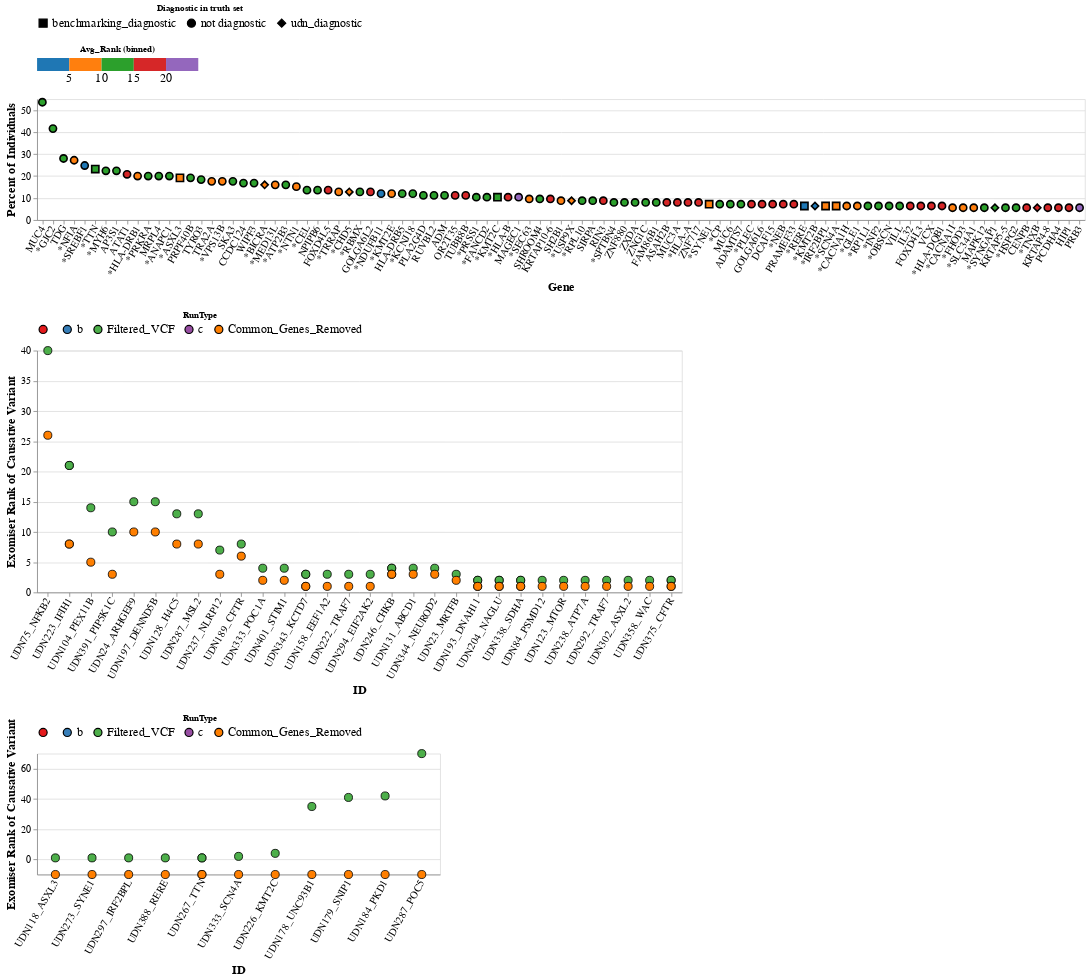

Notebook code cell kept with this figure:
### Code cell
left_panel= alt.vconcat(frequent_genes, changed, lost).resolve_scale(color='independent')

alt.hconcat(left_panel).resolve_scale(color='independent').resolve_scale(color='independent').configure_legend(labelLimit=0, labelFontSize=15, labelFont='arial').configure_axis(
    labelFontSize=13,
    titleFontSize=15,
    labelFont='arial').configure_scale(
    bandPaddingInner=0.9

)

### Figure 1 — Vega-Lite specification as saved in the notebook (floating-point values rounded to 4 significant figures)
{"config": {"view": {"continuousWidth": 300, "continuousHeight": 300}, "axis": {"labelFont": "arial", "labelFontSize": 13, "titleFontSize": 15}, "legend": {"labelFont": "arial", "labelFontSize": 15, "labelLimit": 0}, "scale": {"bandPaddingInner": 0.9}}, "hconcat": [{"vconcat": [{"layer": [{"mark": {"type": "point", "filled": true, "opacity": 1, "stroke": "black"}, "encoding": {"color": {"bin": {"anchor": 30, "nice": true, "step": 5}, "field": "Avg_Rank", "legend": {"direction": "horizontal", "orient": "top", "titleAnchor": "middle"}, "scale": {"scheme": "category10"}, "type": "quantitative"}, "shape": {"field": "Diagnostic", "legend": {"direction": "horizontal", "orient": "top", "titleAnchor": "middle"}, "scale": {"range": ["square", "circle", "diamond"]}, "title": "Diagnostic in truth set", "type": "nominal"}, "size": {"value": 80}, "tooltip": [{"field": "Gene", "type": "nominal"}, {"field": "Count", "type": "quantitative"}, {"field": "Avg_Rank", "type": "quantitative"}, {"field": "percent", "type": "quantitative"}], "x": {"axis": {"labelAngle": -60}, "field": "Gene", "sort": ["MUC4", "*GJC2", "TDG", "*NFIA", "*SREBF1", "*TTN", "*MYH6", "AP3S1", "ATAT1", "*HLA-DRB1", "*PRKRA", "MRPL4", "*ANAPC1", "*ASXL3", "PRPF40B", "TYRO3", "TRA2A", "*VPS13B", "SKA3", "CCDC124", "WIPF3", "*BICRA", "*MED13L", "*ATP2B3", "*NTN1", "*CEL", "NPIPB6", "FOXD4L5", "*TRRAP", "*CHD5", "*RBMX", "GOLGA6L2", "*NDUFB11", "*KMT2E", "HLA-DRB5", "*KCNJ18", "PLA2G4D", "RUVBL2", "ADM", "OR2T35", "TUBB8B", "*PRSS1", "*FANCD2", "*KMT2C", "*HLA-B", "MAGEC1", "*SEC63", "SHROOM4", "KRTAP10-6", "SH2B1", "*USP9X", "*RPL10", "SIRPA", "RIN3", "*SPTBN4", "ZNF880", "ZXDA", "ZNG1C", "FAM86B1", "ASAH2B", "MUC3A", "*HLA-A", "ZNF717", "*SYNE1", "*CP", "MUC6", "ADAMTS7", "*PLEC", "GOLGA6L6", "DCAF15", "*NEB", "PRAMEF33", "*RERE", "*KMT2B", "*IRF2BPL", "*SCN4A", "*CACNA1H", "*GLE1", "*RP1L1", "*INF2", "*OBSCN", "VILL", "IL32", "FOXD4L3", "VCX", "*HLA-DQB1", "*CACNA1I", "*FHOD3", "*SLC34A1", "MAPK12", "*SYNGAP1", "KRTAP5-5", "*HSPG2", "CENPB", "*TNXB", "KRTAP4-8", "PCDHA4", "HIP1", "PRB3"], "type": "nominal"}, "y": {"field": "percent", "title": "Percent of Individuals", "type": "quantitative"}}}], "data": {"name": "data-bfcb58a1758e6a3858953cac1036f61c"}, "height": 150, "resolve": {"scale": {"color": "independent"}}, "width": 1300}, {"data": {"name": "data-cb2f5c1a56e8ce052aeb3d5e6991a31c"}, "mark": {"type": "circle", "filled": true, "opacity": 1, "size": 100, "stroke": "black", "strokeWidth": 1}, "encoding": {"color": {"field": "RunType", "legend": {"direction": "horizontal", "orient": "top", "titleAnchor": "middle"}, "scale": {"domain": ["", "b", "Filtered_VCF", "c", "Common_Genes_Removed"], "scheme": "set1"}, "sort": ["Common_Genes_Removed", "Filtered"], "type": "nominal"}, "tooltip": [{"field": "RunType", "type": "nominal"}, {"field": "ID", "type": "nominal"}, {"field": "Rank", "type": "quantitative"}, {"field": "Diff", "type": "quantitative"}], "x": {"axis": {"labelAngle": -60}, "field": "ID", "sort": ["UDN75_NFKB2", "UDN75_NFKB2", "UDN223_IFIH1", "UDN223_IFIH1", "UDN223_IFIH1", "UDN223_IFIH1", "UDN104_PEX11B", "UDN104_PEX11B", "UDN391_PIP5K1C", "UDN391_PIP5K1C", "UDN24_ARHGEF9", "UDN197_DENND5B", "UDN128_H4C5", "UDN287_MSL2", "UDN24_ARHGEF9", "UDN197_DENND5B", "UDN128_H4C5", "UDN287_MSL2", "UDN237_NLRP12", "UDN237_NLRP12", "UDN189_CFTR", "UDN189_CFTR", "UDN333_POC1A", "UDN401_STIM1", "UDN343_KCTD7", "UDN343_KCTD7", "UDN158_EEF1A2", "UDN222_TRAF7", "UDN294_EIF2AK2", "UDN333_POC1A", "UDN401_STIM1", "UDN343_KCTD7", "UDN343_KCTD7", "UDN158_EEF1A2", "UDN222_TRAF7", "UDN294_EIF2AK2", "UDN246_CHKB", "UDN246_CHKB", "UDN131_ABCD1", "UDN344_NEUROD2", "UDN246_CHKB", "UDN246_CHKB", "UDN131_ABCD1", "UDN344_NEUROD2", "UDN23_MRTFB", "UDN193_DNAH11", "UDN193_DNAH11", "UDN204_NAGLU", "UDN204_NAGLU", "UDN338_SDHA", "UDN338_SDHA", "UDN84_PSMD12", "UDN123_MTOR", "UDN238_ATP7A", "UDN292_TRAF7", "UDN302_ASXL2", "UDN358_WAC", "UDN375_CFTR", "UDN375_CFTR", "UDN23_MRTFB", "UDN193_DNAH11", "UDN193_DNAH11", "UDN204_NAGLU", "UDN204_NAGLU", "UDN338_SDHA", "UDN338_SDHA", "UDN84_PSMD12", "UDN123_MTOR", "UDN238_ATP7A", "UDN292_TRAF7", "UDN302_ASXL2", "UDN358_WAC", "UDN375_CFTR", "UDN375_CFTR"], "type": "nominal"}, "y": {"field": "Rank", "title": "Exomiser Rank of Causative Variant", "type": "quantitative"}}, "height": 300, "width": 800}, {"data": {"name": "data-4a563342bcd89c334c4219379e6e8aca"}, "mark": {"type": "circle", "filled": true, "opacity": 1, "size": 100, "stroke": "black", "strokeWidth": 1}, "encoding": {"color": {"field": "RunType", "legend": {"direction": "horizontal", "orient": "top", "titleAnchor": "middle"}, "scale": {"domain": ["", "b", "Filtered_VCF", "c", "Common_Genes_Removed"], "scheme": "set1"}, "sort": ["Common_Genes_Removed", "Filtered"], "type": "nominal"}, "tooltip": [{"field": "RunType", "type": "nominal"}, {"field": "ID", "type": "nominal"}, {"field": "Rank", "type": "quantitative"}, {"field": "Diff", "type": "quantitative"}], "x": {"axis": {"labelAngle": -60}, "field": "ID", "sort": ["UDN118_ASXL3", "UDN118_ASXL3", "UDN273_SYNE1", "UDN273_SYNE1", "UDN297_IRF2BPL", "UDN297_IRF2BPL", "UDN388_RERE", "UDN388_RERE", "UDN267_TTN", "UDN267_TTN", "UDN267_TTN", "UDN267_TTN", "UDN333_SCN4A", "UDN333_SCN4A", "UDN226_KMT2C", "UDN226_KMT2C", "UDN178_UNC93B1", "UDN178_UNC93B1", "UDN179_SNIP1", "UDN179_SNIP1", "UDN184_PKD1", "UDN184_PKD1", "UDN287_POC5", "UDN287_POC5"], "type": "nominal"}, "y": {"field": "Rank", "title": "Exomiser Rank of Causative Variant", "type": "quantitative"}}, "height": 150, "width": 500}], "resolve": {"scale": {"color": "independent"}}}], "resolve": {"scale": {"color": "independent"}}, "$schema": "https://vega.github.io/schema/vega-lite/v5.17.0.json", "datasets": {"data-bfcb58a1758e6a3858953cac1036f61c": [{"Gene": "MUC4", "Count": 67, "Avg_Rank": 14, "Diagnostic": "not diagnostic", "percent": 53.6}, {"Gene": "*GJC2", "Count": 52, "Avg_Rank": 10, "Diagnostic": "not diagnostic", "percent": 41.6}, {"Gene": "TDG", "Count": 35, "Avg_Rank": 12, "Diagnostic": "not diagnostic", "percent": 28.0}, {"Gene": "*NFIA", "Count": 34, "Avg_Rank": 6, "Diagnostic": "not diagnostic", "percent": 27.2}, {"Gene": "*SREBF1", "Count": 31, "Avg_Rank": 4, "Diagnostic": "not diagnostic", "percent": 24.8}, {"Gene": "*TTN", "Count": 29, "Avg_Rank": 11, "Diagnostic": "benchmarking_diagnostic", "percent": 23.2}, {"Gene": "*MYH6", "Count": 28, "Avg_Rank": 10, "Diagnostic": "not diagnostic", "percent": 22.4}, {"Gene": "AP3S1", "Count": 28, "Avg_Rank": 13, "Diagnostic": "not diagnostic", "percent": 22.4}, {"Gene": "ATAT1", "Count": 26, "Avg_Rank": 15, "Diagnostic": "not diagnostic", "percent": 20.8}, {"Gene": "*HLA-DRB1", "Count": 25, "Avg_Rank": 9, "Diagnostic": "not diagnostic", "percent": 20.0}, {"Gene": "*PRKRA", "Count": 25, "Avg_Rank": 11, "Diagnostic": "not diagnostic", "percent": 20.0}, {"Gene": "MRPL4", "Count": 25, "Avg_Rank": 12, "Diagnostic": "not diagnostic", "percent": 20.0}, {"Gene": "*ANAPC1", "Count": 25, "Avg_Rank": 12, "Diagnostic": "not diagnostic", "percent": 20.0}, {"Gene": "*ASXL3", "Count": 24, "Avg_Rank": 6, "Diagnostic": "benchmarking_diagnostic", "percent": 19.2}, {"Gene": "PRPF40B", "Count": 24, "Avg_Rank": 13, "Diagnostic": "not diagnostic", "percent": 19.2}, {"Gene": "TYRO3", "Count": 23, "Avg_Rank": 14, "Diagnostic": "not diagnostic", "percent": 18.4}, {"Gene": "TRA2A", "Count": 22, "Avg_Rank": 8, "Diagnostic": "not diagnostic", "percent": 17.6}, {"Gene": "*VPS13B", "Count": 22, "Avg_Rank": 9, "Diagnostic": "not diagnostic", "percent": 17.6}, {"Gene": "SKA3", "Count": 22, "Avg_Rank": 13, "Diagnostic": "not diagnostic", "percent": 17.6}, {"Gene": "CCDC124", "Count": 21, "Avg_Rank": 11, "Diagnostic": "not diagnostic", "percent": 16.8}, {"Gene": "WIPF3", "Count": 21, "Avg_Rank": 12, "Diagnostic": "not diagnostic", "percent": 16.8}, {"Gene": "*BICRA", "Count": 20, "Avg_Rank": 5, "Diagnostic": "udn_diagnostic", "percent": 16.0}, {"Gene": "*MED13L", "Count": 20, "Avg_Rank": 6, "Diagnostic": "not diagnostic", "percent": 16.0}, {"Gene": "*ATP2B3", "Count": 20, "Avg_Rank": 11, "Diagnostic": "not diagnostic", "percent": 16.0}, {"Gene": "*NTN1", "Count": 19, "Avg_Rank": 8, "Diagnostic": "not diagnostic", "percent": 15.2}, {"Gene": "*CEL", "Count": 17, "Avg_Rank": 11, "Diagnostic": "not diagnostic", "percent": 13.6}, {"Gene": "NPIPB6", "Count": 17, "Avg_Rank": 14, "Diagnostic": "not diagnostic", "percent": 13.6}, {"Gene": "FOXD4L5", "Count": 17, "Avg_Rank": 15, "Diagnostic": "not diagnostic", "percent": 13.6}, {"Gene": "*TRRAP", "Count": 16, "Avg_Rank": 6, "Diagnostic": "not diagnostic", "percent": 12.8}, {"Gene": "*CHD5", "Count": 16, "Avg_Rank": 7, "Diagnostic": "udn_diagnostic", "percent": 12.8}, {"Gene": "*RBMX", "Count": 16, "Avg_Rank": 11, "Diagnostic": "not diagnostic", "percent": 12.8}, {"Gene": "GOLGA6L2", "Count": 16, "Avg_Rank": 19, "Diagnostic": "not diagnostic", "percent": 12.8}, {"Gene": "*NDUFB11", "Count": 15, "Avg_Rank": 4, "Diagnostic": "not diagnostic", "percent": 12.0}, {"Gene": "*KMT2E", "Count": 15, "Avg_Rank": 6, "Diagnostic": "not diagnostic", "percent": 12.0}, {"Gene": "HLA-DRB5", "Count": 15, "Avg_Rank": 13, "Diagnostic": "not diagnostic", "percent": 12.0}, {"Gene": "*KCNJ18", "Count": 15, "Avg_Rank": 14, "Diagnostic": "not diagnostic", "percent": 12.0}, {"Gene": "PLA2G4D", "Count": 14, "Avg_Rank": 12, "Diagnostic": "not diagnostic", "percent": 11.2}, {"Gene": "RUVBL2", "Count": 14, "Avg_Rank": 13, "Diagnostic": "not diagnostic", "percent": 11.2}, {"Gene": "ADM", "Count": 14, "Avg_Rank": 14, "Diagnostic": "not diagnostic", "percent": 11.2}, {"Gene": "OR2T35", "Count": 14, "Avg_Rank": 15, "Diagnostic": "not diagnostic", "percent": 11.2}, {"Gene": "TUBB8B", "Count": 14, "Avg_Rank": 16, "Diagnostic": "not diagnostic", "percent": 11.2}, {"Gene": "*PRSS1", "Count": 13, "Avg_Rank": 10, "Diagnostic": "not diagnostic", "percent": 10.4}, {"Gene": "*FANCD2", "Count": 13, "Avg_Rank": 11, "Diagnostic": "not diagnostic", "percent": 10.4}, {"Gene": "*KMT2C", "Count": 13, "Avg_Rank": 11, "Diagnostic": "benchmarking_diagnostic", "percent": 10.4}, {"Gene": "*HLA-B", "Count": 13, "Avg_Rank": 16, "Diagnostic": "not diagnostic", "percent": 10.4}, {"Gene": "MAGEC1", "Count": 13, "Avg_Rank": 20, "Diagnostic": "not diagnostic", "percent": 10.4}, {"Gene": "*SEC63", "Count": 12, "Avg_Rank": 9, "Diagnostic": "not diagnostic", "percent": 9.6}, {"Gene": "SHROOM4", "Count": 12, "Avg_Rank": 10, "Diagnostic": "not diagnostic", "percent": 9.6}, {"Gene": "KRTAP10-6", "Count": 12, "Avg_Rank": 15, "Diagnostic": "not diagnostic", "percent": 9.6}, {"Gene": "SH2B1", "Count": 11, "Avg_Rank": 5, "Diagnostic": "not diagnostic", "percent": 8.8}, {"Gene": "*USP9X", "Count": 11, "Avg_Rank": 7, "Diagnostic": "udn_diagnostic", "percent": 8.8}, {"Gene": "*RPL10", "Count": 11, "Avg_Rank": 10, "Diagnostic": "not diagnostic", "percent": 8.8}, {"Gene": "SIRPA", "Count": 11, "Avg_Rank": 13, "Diagnostic": "not diagnostic", "percent": 8.8}, {"Gene": "RIN3", "Count": 11, "Avg_Rank": 17, "Diagnostic": "not diagnostic", "percent": 8.8}, {"Gene": "*SPTBN4", "Count": 10, "Avg_Rank": 10, "Diagnostic": "not diagnostic", "percent": 8.0}, {"Gene": "ZNF880", "Count": 10, "Avg_Rank": 11, "Diagnostic": "not diagnostic", "percent": 8.0}, {"Gene": "ZXDA", "Count": 10, "Avg_Rank": 13, "Diagnostic": "not diagnostic", "percent": 8.0}, {"Gene": "ZNG1C", "Count": 10, "Avg_Rank": 14, "Diagnostic": "not diagnostic", "percent": 8.0}, {"Gene": "FAM86B1", "Count": 10, "Avg_Rank": 14, "Diagnostic": "not diagnostic", "percent": 8.0}, {"Gene": "ASAH2B", "Count": 10, "Avg_Rank": 15, "Diagnostic": "not diagnostic", "percent": 8.0}, {"Gene": "MUC3A", "Count": 10, "Avg_Rank": 16, "Diagnostic": "not diagnostic", "percent": 8.0}, {"Gene": "*HLA-A", "Count": 10, "Avg_Rank": 16, "Diagnostic": "not diagnostic", "percent": 8.0}, {"Gene": "ZNF717", "Count": 10, "Avg_Rank": 18, "Diagnostic": "not diagnostic", "percent": 8.0}, {"Gene": "*SYNE1", "Count": 9, "Avg_Rank": 7, "Diagnostic": "benchmarking_diagnostic", "percent": 7.2}, {"Gene": "*CP", "Count": 9, "Avg_Rank": 11, "Diagnostic": "not diagnostic", "percent": 7.2}, {"Gene": "MUC6", "Count": 9, "Avg_Rank": 12, "Diagnostic": "not diagnostic", "percent": 7.2}, {"Gene": "ADAMTS7", "Count": 9, "Avg_Rank": 13, "Diagnostic": "not diagnostic", "percent": 7.2}, {"Gene": "*PLEC", "Count": 9, "Avg_Rank": 16, "Diagnostic": "not diagnostic", "percent": 7.2}, {"Gene": "GOLGA6L6", "Count": 9, "Avg_Rank": 16, "Diagnostic": "not diagnostic", "percent": 7.2}, {"Gene": "DCAF15", "Count": 9, "Avg_Rank": 17, "Diagnostic": "not diagnostic", "percent": 7.2}, {"Gene": "*NEB", "Count": 9, "Avg_Rank": 17, "Diagnostic": "not diagnostic", "percent": 7.2}, {"Gene": "PRAMEF33", "Count": 9, "Avg_Rank": 18, "Diagnostic": "not diagnostic", "percent": 7.2}, {"Gene": "*RERE", "Count": 8, "Avg_Rank": 2, "Diagnostic": "benchmarking_diagnostic", "percent": 6.4}, {"Gene": "*KMT2B", "Count": 8, "Avg_Rank": 3, "Diagnostic": "udn_diagnostic", "percent": 6.4}, {"Gene": "*IRF2BPL", "Count": 8, "Avg_Rank": 5, "Diagnostic": "benchmarking_diagnostic", "percent": 6.4}, {"Gene": "*SCN4A", "Count": 8, "Avg_Rank": 7, "Diagnostic": "benchmarking_diagnostic", "percent": 6.4}, {"Gene": "*CACNA1H", "Count": 8, "Avg_Rank": 7, "Diagnostic": "not diagnostic", "percent": 6.4}, {"Gene": "*GLE1", "Count": 8, "Avg_Rank": 8, "Diagnostic": "not diagnostic", "percent": 6.4}, {"Gene": "*RP1L1", "Count": 8, "Avg_Rank": 11, "Diagnostic": "not diagnostic", "percent": 6.4}, {"Gene": "*INF2", "Count": 8, "Avg_Rank": 11, "Diagnostic": "not diagnostic", "percent": 6.4}, {"Gene": "*OBSCN", "Count": 8, "Avg_Rank": 12, "Diagnostic": "not diagnostic", "percent": 6.4}, {"Gene": "VILL", "Count": 8, "Avg_Rank": 12, "Diagnostic": "not diagnostic", "percent": 6.4}, {"Gene": "IL32", "Count": 8, "Avg_Rank": 17, "Diagnostic": "not diagnostic", "percent": 6.4}, {"Gene": "FOXD4L3", "Count": 8, "Avg_Rank": 18, "Diagnostic": "not diagnostic", "percent": 6.4}, {"Gene": "VCX", "Count": 8, "Avg_Rank": 18, "Diagnostic": "not diagnostic", "percent": 6.4}, {"Gene": "*HLA-DQB1", "Count": 8, "Avg_Rank": 19, "Diagnostic": "not diagnostic", "percent": 6.4}, {"Gene": "*CACNA1I", "Count": 7, "Avg_Rank": 8, "Diagnostic": "not diagnostic", "percent": 5.6}, {"Gene": "*FHOD3", "Count": 7, "Avg_Rank": 9, "Diagnostic": "not diagnostic", "percent": 5.6}, {"Gene": "*SLC34A1", "Count": 7, "Avg_Rank": 9, "Diagnostic": "not diagnostic", "percent": 5.6}, {"Gene": "MAPK12", "Count": 7, "Avg_Rank": 10, "Diagnostic": "not diagnostic", "percent": 5.6}, {"Gene": "*SYNGAP1", "Count": 7, "Avg_Rank": 11, "Diagnostic": "udn_diagnostic", "percent": 5.6}, {"Gene": "KRTAP5-5", "Count": 7, "Avg_Rank": 12, "Diagnostic": "not diagnostic", "percent": 5.6}, {"Gene": "*HSPG2", "Count": 7, "Avg_Rank": 14, "Diagnostic": "not diagnostic", "percent": 5.6}, {"Gene": "CENPB", "Count": 7, "Avg_Rank": 15, "Diagnostic": "not diagnostic", "percent": 5.6}, {"Gene": "*TNXB", "Count": 7, "Avg_Rank": 17, "Diagnostic": "udn_diagnostic", "percent": 5.6}, {"Gene": "KRTAP4-8", "Count": 7, "Avg_Rank": 17, "Diagnostic": "not diagnostic", "percent": 5.6}, {"Gene": "PCDHA4", "Count": 7, "Avg_Rank": 18, "Diagnostic": "not diagnostic", "percent": 5.6}, {"Gene": "HIP1", "Count": 7, "Avg_Rank": 18, "Diagnostic": "not diagnostic", "percent": 5.6}, {"Gene": "PRB3", "Count": 7, "Avg_Rank": 22, "Diagnostic": "not diagnostic", "percent": 5.6}], "data-cb2f5c1a56e8ce052aeb3d5e6991a31c": [{"ID": "UDN75_NFKB2", "Rank": 40.0, "Diff": 14.0, "RunType": "Filtered_VCF"}, {"ID": "UDN75_NFKB2", "Rank": 26.0, "Diff": 14.0, "RunType": "Common_Genes_Removed"}, {"ID": "UDN223_IFIH1", "Rank": 21.0, "Diff": 13.0, "RunType": "Filtered_VCF"}, {"ID": "UDN223_IFIH1", "Rank": 21.0, "Diff": 13.0, "RunType": "Filtered_VCF"}, {"ID": "UDN223_IFIH1", "Rank": 8.0, "Diff": 13.0, "RunType": "Common_Genes_Removed"}, {"ID": "UDN223_IFIH1", "Rank": 8.0, "Diff": 13.0, "RunType": "Common_Genes_Removed"}, {"ID": "UDN104_PEX11B", "Rank": 14.0, "Diff": 9.0, "RunType": "Filtered_VCF"}, {"ID": "UDN104_PEX11B", "Rank": 5.0, "Diff": 9.0, "RunType": "Common_Genes_Removed"}, {"ID": "UDN391_PIP5K1C", "Rank": 10.0, "Diff": 7.0, "RunType": "Filtered_VCF"}, {"ID": "UDN391_PIP5K1C", "Rank": 3.0, "Diff": 7.0, "RunType": "Common_Genes_Removed"}, {"ID": "UDN24_ARHGEF9", "Rank": 15.0, "Diff": 5.0, "RunType": "Filtered_VCF"}, {"ID": "UDN197_DENND5B", "Rank": 15.0, "Diff": 5.0, "RunType": "Filtered_VCF"}, {"ID": "UDN128_H4C5", "Rank": 13.0, "Diff": 5.0, "RunType": "Filtered_VCF"}, {"ID": "UDN287_MSL2", "Rank": 13.0, "Diff": 5.0, "RunType": "Filtered_VCF"}, {"ID": "UDN24_ARHGEF9", "Rank": 10.0, "Diff": 5.0, "RunType": "Common_Genes_Removed"}, {"ID": "UDN197_DENND5B", "Rank": 10.0, "Diff": 5.0, "RunType": "Common_Genes_Removed"}, {"ID": "UDN128_H4C5", "Rank": 8.0, "Diff": 5.0, "RunType": "Common_Genes_Removed"}, {"ID": "UDN287_MSL2", "Rank": 8.0, "Diff": 5.0, "RunType": "Common_Genes_Removed"}, {"ID": "UDN237_NLRP12", "Rank": 7.0, "Diff": 4.0, "RunType": "Filtered_VCF"}, {"ID": "UDN237_NLRP12", "Rank": 3.0, "Diff": 4.0, "RunType": "Common_Genes_Removed"}, {"ID": "UDN189_CFTR", "Rank": 8.0, "Diff": 2.0, "RunType": "Filtered_VCF"}, {"ID": "UDN189_CFTR", "Rank": 6.0, "Diff": 2.0, "RunType": "Common_Genes_Removed"}, {"ID": "UDN333_POC1A", "Rank": 4.0, "Diff": 2.0, "RunType": "Filtered_VCF"}, {"ID": "UDN401_STIM1", "Rank": 4.0, "Diff": 2.0, "RunType": "Filtered_VCF"}, {"ID": "UDN343_KCTD7", "Rank": 3.0, "Diff": 2.0, "RunType": "Filtered_VCF"}, {"ID": "UDN343_KCTD7", "Rank": 3.0, "Diff": 2.0, "RunType": "Filtered_VCF"}, {"ID": "UDN158_EEF1A2", "Rank": 3.0, "Diff": 2.0, "RunType": "Filtered_VCF"}, {"ID": "UDN222_TRAF7", "Rank": 3.0, "Diff": 2.0, "RunType": "Filtered_VCF"}, {"ID": "UDN294_EIF2AK2", "Rank": 3.0, "Diff": 2.0, "RunType": "Filtered_VCF"}, {"ID": "UDN333_POC1A", "Rank": 2.0, "Diff": 2.0, "RunType": "Common_Genes_Removed"}, {"ID": "UDN401_STIM1", "Rank": 2.0, "Diff": 2.0, "RunType": "Common_Genes_Removed"}, {"ID": "UDN343_KCTD7", "Rank": 1.0, "Diff": 2.0, "RunType": "Common_Genes_Removed"}, {"ID": "UDN343_KCTD7", "Rank": 1.0, "Diff": 2.0, "RunType": "Common_Genes_Removed"}, {"ID": "UDN158_EEF1A2", "Rank": 1.0, "Diff": 2.0, "RunType": "Common_Genes_Removed"}, {"ID": "UDN222_TRAF7", "Rank": 1.0, "Diff": 2.0, "RunType": "Common_Genes_Removed"}, {"ID": "UDN294_EIF2AK2", "Rank": 1.0, "Diff": 2.0, "RunType": "Common_Genes_Removed"}, {"ID": "UDN246_CHKB", "Rank": 4.0, "Diff": 1.0, "RunType": "Filtered_VCF"}, {"ID": "UDN246_CHKB", "Rank": 4.0, "Diff": 1.0, "RunType": "Filtered_VCF"}, {"ID": "UDN131_ABCD1", "Rank": 4.0, "Diff": 1.0, "RunType": "Filtered_VCF"}, {"ID": "UDN344_NEUROD2", "Rank": 4.0, "Diff": 1.0, "RunType": "Filtered_VCF"}, {"ID": "UDN246_CHKB", "Rank": 3.0, "Diff": 1.0, "RunType": "Common_Genes_Removed"}, {"ID": "UDN246_CHKB", "Rank": 3.0, "Diff": 1.0, "RunType": "Common_Genes_Removed"}, {"ID": "UDN131_ABCD1", "Rank": 3.0, "Diff": 1.0, "RunType": "Common_Genes_Removed"}, {"ID": "UDN344_NEUROD2", "Rank": 3.0, "Diff": 1.0, "RunType": "Common_Genes_Removed"}, {"ID": "UDN23_MRTFB", "Rank": 3.0, "Diff": 1.0, "RunType": "Filtered_VCF"}, {"ID": "UDN193_DNAH11", "Rank": 2.0, "Diff": 1.0, "RunType": "Filtered_VCF"}, {"ID": "UDN193_DNAH11", "Rank": 2.0, "Diff": 1.0, "RunType": "Filtered_VCF"}, {"ID": "UDN204_NAGLU", "Rank": 2.0, "Diff": 1.0, "RunType": "Filtered_VCF"}, {"ID": "UDN204_NAGLU", "Rank": 2.0, "Diff": 1.0, "RunType": "Filtered_VCF"}, {"ID": "UDN338_SDHA", "Rank": 2.0, "Diff": 1.0, "RunType": "Filtered_VCF"}, {"ID": "UDN338_SDHA", "Rank": 2.0, "Diff": 1.0, "RunType": "Filtered_VCF"}, {"ID": "UDN84_PSMD12", "Rank": 2.0, "Diff": 1.0, "RunType": "Filtered_VCF"}, {"ID": "UDN123_MTOR", "Rank": 2.0, "Diff": 1.0, "RunType": "Filtered_VCF"}, {"ID": "UDN238_ATP7A", "Rank": 2.0, "Diff": 1.0, "RunType": "Filtered_VCF"}, {"ID": "UDN292_TRAF7", "Rank": 2.0, "Diff": 1.0, "RunType": "Filtered_VCF"}, {"ID": "UDN302_ASXL2", "Rank": 2.0, "Diff": 1.0, "RunType": "Filtered_VCF"}, {"ID": "UDN358_WAC", "Rank": 2.0, "Diff": 1.0, "RunType": "Filtered_VCF"}, {"ID": "UDN375_CFTR", "Rank": 2.0, "Diff": 1.0, "RunType": "Filtered_VCF"}, {"ID": "UDN375_CFTR", "Rank": 2.0, "Diff": 1.0, "RunType": "Filtered_VCF"}, {"ID": "UDN23_MRTFB", "Rank": 2.0, "Diff": 1.0, "RunType": "Common_Genes_Removed"}, {"ID": "UDN193_DNAH11", "Rank": 1.0, "Diff": 1.0, "RunType": "Common_Genes_Removed"}, {"ID": "UDN193_DNAH11", "Rank": 1.0, "Diff": 1.0, "RunType": "Common_Genes_Removed"}, {"ID": "UDN204_NAGLU", "Rank": 1.0, "Diff": 1.0, "RunType": "Common_Genes_Removed"}, {"ID": "UDN204_NAGLU", "Rank": 1.0, "Diff": 1.0, "RunType": "Common_Genes_Removed"}, {"ID": "UDN338_SDHA", "Rank": 1.0, "Diff": 1.0, "RunType": "Common_Genes_Removed"}, {"ID": "UDN338_SDHA", "Rank": 1.0, "Diff": 1.0, "RunType": "Common_Genes_Removed"}, {"ID": "UDN84_PSMD12", "Rank": 1.0, "Diff": 1.0, "RunType": "Common_Genes_Removed"}, {"ID": "UDN123_MTOR", "Rank": 1.0, "Diff": 1.0, "RunType": "Common_Genes_Removed"}, {"ID": "UDN238_ATP7A", "Rank": 1.0, "Diff": 1.0, "RunType": "Common_Genes_Removed"}, {"ID": "UDN292_TRAF7", "Rank": 1.0, "Diff": 1.0, "RunType": "Common_Genes_Removed"}, {"ID": "UDN302_ASXL2", "Rank": 1.0, "Diff": 1.0, "RunType": "Common_Genes_Removed"}, {"ID": "UDN358_WAC", "Rank": 1.0, "Diff": 1.0, "RunType": "Common_Genes_Removed"}, {"ID": "UDN375_CFTR", "Rank": 1.0, "Diff": 1.0, "RunType": "Common_Genes_Removed"}, {"ID": "UDN375_CFTR", "Rank": 1.0, "Diff": 1.0, "RunType": "Common_Genes_Removed"}], "data-4a563342bcd89c334c4219379e6e8aca": [{"ID": "UDN118_ASXL3", "Rank": 1.0, "Diff": 11.0, "RunType": "Filtered_VCF"}, {"ID": "UDN118_ASXL3", "Rank": -10.0, "Diff": 11.0, "RunType": "Common_Genes_Removed"}, {"ID": "UDN273_SYNE1", "Rank": -10.0, "Diff": 11.0, "RunType": "Common_Genes_Removed"}, {"ID": "UDN273_SYNE1", "Rank": 1.0, "Diff": 11.0, "RunType": "Filtered_VCF"}, {"ID": "UDN297_IRF2BPL", "Rank": 1.0, "Diff": 11.0, "RunType": "Filtered_VCF"}, {"ID": "UDN297_IRF2BPL", "Rank": -10.0, "Diff": 11.0, "RunType": "Common_Genes_Removed"}, {"ID": "UDN388_RERE", "Rank": -10.0, "Diff": 11.0, "RunType": "Common_Genes_Removed"}, {"ID": "UDN388_RERE", "Rank": 1.0, "Diff": 11.0, "RunType": "Filtered_VCF"}, {"ID": "UDN267_TTN", "Rank": 1.0, "Diff": 11.0, "RunType": "Filtered_VCF"}, {"ID": "UDN267_TTN", "Rank": -10.0, "Diff": 11.0, "RunType": "Common_Genes_Removed"}, {"ID": "UDN267_TTN", "Rank": -10.0, "Diff": 11.0, "RunType": "Common_Genes_Removed"}, {"ID": "UDN267_TTN", "Rank": 1.0, "Diff": 11.0, "RunType": "Filtered_VCF"}, {"ID": "UDN333_SCN4A", "Rank": -10.0, "Diff": 12.0, "RunType": "Common_Genes_Removed"}, {"ID": "UDN333_SCN4A", "Rank": 2.0, "Diff": 12.0, "RunType": "Filtered_VCF"}, {"ID": "UDN226_KMT2C", "Rank": -10.0, "Diff": 14.0, "RunType": "Common_Genes_Removed"}, {"ID": "UDN226_KMT2C", "Rank": 4.0, "Diff": 14.0, "RunType": "Filtered_VCF"}, {"ID": "UDN178_UNC93B1", "Rank": -10.0, "Diff": 45.0, "RunType": "Common_Genes_Removed"}, {"ID": "UDN178_UNC93B1", "Rank": 35.0, "Diff": 45.0, "RunType": "Filtered_VCF"}, {"ID": "UDN179_SNIP1", "Rank": -10.0, "Diff": 51.0, "RunType": "Common_Genes_Removed"}, {"ID": "UDN179_SNIP1", "Rank": 41.0, "Diff": 51.0, "RunType": "Filtered_VCF"}, {"ID": "UDN184_PKD1", "Rank": -10.0, "Diff": 52.0, "RunType": "Common_Genes_Removed"}, {"ID": "UDN184_PKD1", "Rank": 42.0, "Diff": 52.0, "RunType": "Filtered_VCF"}, {"ID": "UDN287_POC5", "Rank": 70.0, "Diff": 80.0, "RunType": "Filtered_VCF"}, {"ID": "UDN287_POC5", "Rank": -10.0, "Diff": 80.0, "RunType": "Common_Genes_Removed"}]}}
